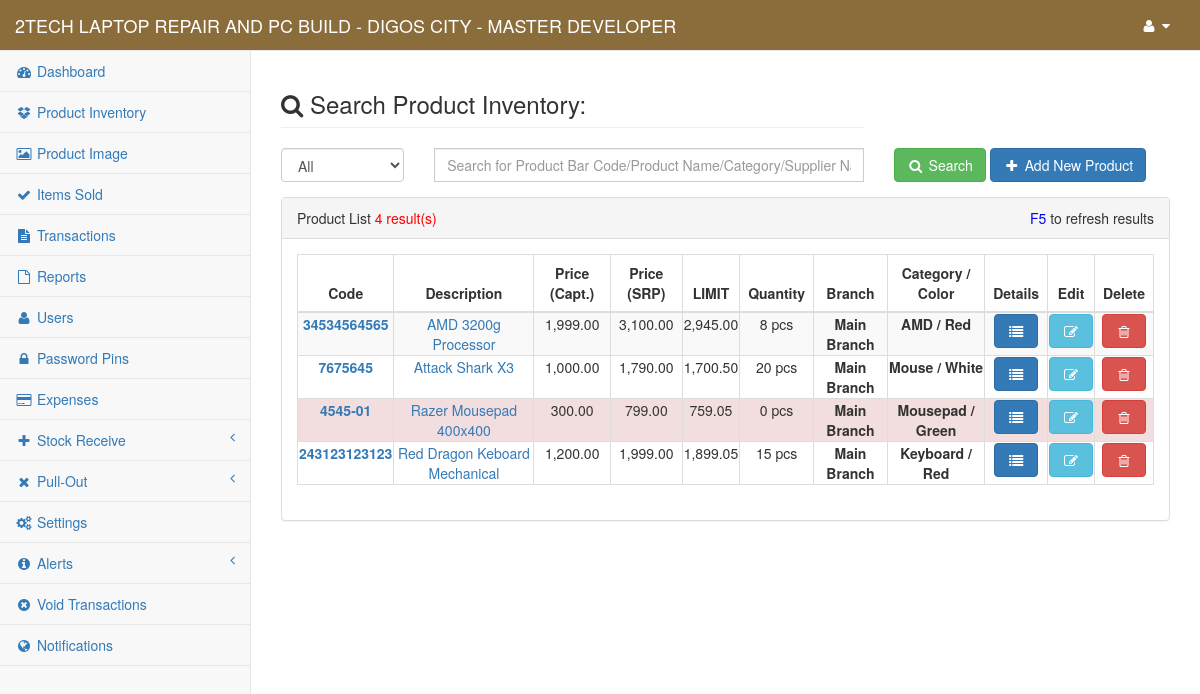
Page /content/admin/search_product.php (signed in) on the committed database.
### tables this page shows
CREATE TABLE `gy_my_project` (
  `gy_project` int(1) NOT NULL,
  `gy_project_name` text NOT NULL,
  `gy_project_address` text NOT NULL,
  `gy_system_title` text NOT NULL,
  `gy_year_origin` datetime NOT NULL
);

CREATE TABLE `gy_user` (
  `gy_user_id` int(10) NOT NULL,
  `gy_user_code` varchar(8) NOT NULL,
  `gy_full_name` varchar(255) NOT NULL,
  `gy_username` varchar(50) NOT NULL,
  `gy_password` varchar(100) NOT NULL,
  `gy_user_type` int(5) NOT NULL,
  `gy_user_status` int(1) NOT NULL,
  `gy_branch_id` int(11) NOT NULL
);

CREATE TABLE `gy_products` (
  `gy_product_id` int(11) NOT NULL,
  `gy_product_code` varchar(30) NOT NULL,
  `gy_convert_item_code` varchar(30) NOT NULL,
  `gy_convert_value` double NOT NULL,
  `gy_supplier_code` text NOT NULL,
  `gy_product_name` text NOT NULL,
  `gy_product_cat` varchar(100) NOT NULL,
  `gy_product_color` varchar(20) NOT NULL,
  `gy_product_image` text NOT NULL,
  `gy_product_desc` text NOT NULL,
  `gy_product_unit` text NOT NULL,
  `gy_product_price_cap` double NOT NULL,
  `gy_product_price_srp` double NOT NULL,
  `gy_product_quantity` double NOT NULL,
  `gy_product_discount_per` double NOT NULL,
  `gy_product_restock_limit` int(11) NOT NULL,
  `gy_product_date_restock` datetime NOT NULL,
  `gy_product_date_reg` datetime NOT NULL,
  `gy_product_update_date` datetime NOT NULL,
  `gy_added_by` int(11) NOT NULL,
  `gy_update_code` text NOT NULL,
  `gy_branch_id` int(11) NOT NULL
);

CREATE TABLE `gy_branch` (
  `gy_branch_id` int(11) NOT NULL,
  `gy_branch_name` text NOT NULL
);

### conf/my_project.php (called while the page is built, shortened)
<?php
	include 'conn.php';
	$find_my_data=$link->query("SELECT * From `gy_my_project` Where `gy_project`='1'");
	$my_project_detail=$find_my_data->fetch_array();
	$my_project_name = $my_project_detail['gy_project_name'];
?>

### content/admin/session.php (called while the page is built, shortened)
<?php
    $user_id = $_SESSION['fus_user_id'];
    $identify_user=$link->query("Select * From `gy_user` Where `gy_user_id`='$user_id'");
    $row=$identify_user->fetch_array();
    $user_info = $row['gy_full_name'];
?>

### content/admin/my_pagination_product.php (called while the page is built, shortened)
<?php
        $page_rows = $my_num_rows;
        $pagenum = 1;
        $limit = 'LIMIT ' .($pagenum - 1) * $page_rows .',' .$page_rows;
        $sql = $query_three." $limit";
        $query = mysqli_query($link, $sql);
?>

### conf/function.php (called while the page is built, shortened)
<?php
    function get_branch_name($branch_id){
        include("conn.php");
        $statement=$link->query("SELECT `gy_branch_name` From `gy_branch` Where `gy_branch_id`='$branch_id'");
        $row=$statement->fetch_array();
        $count=$statement->num_rows;
        if ($count > 0) {
            $result = $row['gy_branch_name'];
        }else{
            $result = "All";
        }
        return $result;
    }
?>

### content/admin/search_product.php (the view, shortened to what this page needs)
<?php
    include("../../conf/conn.php");
    include("../../conf/function.php");
    include("session.php");
    include("../../conf/my_project.php");
    $br = @$_GET['br'];
    $search_text = @$_GET['search_text'];
    if ($search_text == "mrcoffeex_only_space") {
         echo "
            <script>
                window.alert('White Spaces is not allowed!');
                window.location.href = 'products'
            </script>
         ";
    }else{
        $my_project_header_title = "Search Product Inventory: ".$search_text;
        $check_supplier=$link->query("Select * From `gy_supplier` Where `gy_supplier_name`='$search_text' Order By `gy_supplier_name` ASC");
        $count_check=$check_supplier->num_rows;
        $check_supp_row=$check_supplier->fetch_array();
        $my_supplier_code=$check_supp_row['gy_supplier_code'];
        if ($count_check > 0) {
            if ($br == 0) {
                $count_search_results=$link->query("Select * From `gy_products` Where `gy_supplier_code`='$my_supplier_code' AND CONCAT(`gy_product_name`,`gy_product_code`,`gy_product_desc`,`gy_supplier_code`,`gy_product_cat`,`gy_update_code`) LIKE '%$search_text%'");
                $search_count=$count_search_results->num_rows;
                $query_one = "Select * From `gy_products` Where `gy_supplier_code`='$my_supplier_code' AND CONCAT(`gy_product_name`,`gy_product_code`,`gy_product_desc`,`gy_supplier_code`,`gy_product_cat`,`gy_update_code`) LIKE '%$search_text%' Order By `gy_product_name`+0 ASC";
                $query_two = "Select COUNT(`gy_product_id`) From `gy_products` Where `gy_supplier_code`='$my_supplier_code' AND CONCAT(`gy_product_name`,`gy_product_code`,`gy_product_desc`,`gy_supplier_code`,`gy_product_cat`,`gy_update_code`) LIKE '%$search_text%' Order By `gy_product_name`+0 ASC";
                $query_three = "Select * From `gy_products` Where `gy_supplier_code`='$my_supplier_code' AND CONCAT(`gy_product_name`,`gy_product_code`,`gy_product_desc`,`gy_supplier_code`,`gy_product_cat`,`gy_update_code`) LIKE '%$search_text%' Order By `gy_product_name`+0 ASC ";
            }else{
                $count_search_results=$link->query("Select * From `gy_products` Where `gy_branch_id`='$br' AND `gy_supplier_code`='$my_supplier_code' AND CONCAT(`gy_product_name`,`gy_product_code`,`gy_product_desc`,`gy_supplier_code`,`gy_product_cat`,`gy_update_code`) LIKE '%$search_text%'");
                $search_count=$count_search_results->num_rows;
                $query_one = "Select * From `gy_products` Where `gy_branch_id`='$br' AND `gy_supplier_code`='$my_supplier_code' AND CONCAT(`gy_product_name`,`gy_product_code`,`gy_product_desc`,`gy_supplier_code`,`gy_product_cat`,`gy_update_code`) LIKE '%$search_text%' Order By `gy_product_name`+0 ASC";
                $query_two = "Select COUNT(`gy_product_id`) From `gy_products` Where `gy_branch_id`='$br' AND `gy_supplier_code`='$my_supplier_code' AND CONCAT(`gy_product_name`,`gy_product_code`,`gy_product_desc`,`gy_supplier_code`,`gy_product_cat`,`gy_update_code`) LIKE '%$search_text%' Order By `gy_product_name`+0 ASC";
                $query_three = "Select * From `gy_products` Where `gy_branch_id`='$br' AND `gy_supplier_code`='$my_supplier_code' AND CONCAT(`gy_product_name`,`gy_product_code`,`gy_product_desc`,`gy_supplier_code`,`gy_product_cat`,`gy_update_code`) LIKE '%$search_text%' Order By `gy_product_name`+0 ASC ";
            }
        }else{
            if ($br == 0) {
                $count_search_results=$link->query("Select * From `gy_products` Where CONCAT(`gy_product_name`,`gy_product_code`,`gy_product_desc`,`gy_supplier_code`,`gy_product_cat`,`gy_update_code`) LIKE '%$search_text%'");
                $search_count=$count_search_results->num_rows;
                $query_three = "Select * From `gy_products` Where CONCAT(`gy_product_name`,`gy_product_code`,`gy_product_desc`,`gy_supplier_code`,`gy_product_cat`,`gy_update_code`) LIKE '%$search_text%' Order By `gy_product_name` ASC ";
            }
        }
        $my_num_rows = 20;
        include 'my_pagination_product.php';
    }
?>
<!DOCTYPE html>
<html lang="en">
    <?php include 'head.php'; ?>
<body>
    <div id="wrapper">
        <?php include 'nav.php'; ?>
        <div id="page-wrapper">
            <div class="row">
                <div class="col-lg-8">
                    <h3 class="page-header"><i class="fa fa-search"></i> <?php echo $my_project_header_title; ?></h3>
                </div>
                <div class="col-lg-4">
                </div>
            </div>
            <div class="row">
                <div class="col-md-12">
                    <div class="row">
                        <form method="post" enctype="multipart/form-data" action="redirect_manager">
                        <div class="col-md-2">
                            <div class="form-group">
                                <select name="branch_product" class="form-control" required>
                                    <option value="0">All</option>
                                </select>
                            </div>
                        </div>
                        <div class="col-md-6">
                            <div class="form-group">
                                <input type="text" class="form-control" placeholder="Search for Product Bar Code/Product Name/Category/Supplier Name/Update Code ..." name="product_search" style="border-radius: 0px;" autofocus>
                            </div>
                        </div>
                        <div class="col-md-4">
                            <button type="submit" id="submit" class="btn btn-success"><i class="fa fa-search fa-fw"></i> Search</button>
                            <a href="add_product"><button type="button" class="btn btn-primary"><i class="fa fa-plus fa-fw"></i> Add New Product</button></a>
                        </div>
                        </form>
                    </div>
                    <div class="panel panel-default">
                        <div class="panel-heading">
                            Product List <span style="color: red;"><?= 0 + $search_count; ?> result(s)</span>
                            <span style="float: right;"> <span style="color: blue;">F5</span> to refresh results</span>
                        </div>
                        <div class="panel-body">
                            <div class="table-responsive">
                                <table class="table table-striped table-bordered table-hover">
                                    <thead>
                                        <tr>
                                            <th><center>Code</center></th>
                                            <th><center>Description</center></th>
                                            <th><center>Price (Capt.)</center></th>
                                            <th><center>Price (SRP)</center></th>
                                            <th><center>LIMIT</center></th>
                                            <th><center>Quantity</center></th>
                                            <th><center>Branch</center></th>
                                            <th><center>Category / Color</center></th>
                                            <th><center>Details</center></th>
                                            <th><center>Edit</center></th>
                                            <th><center>Delete</center></th>
                                        </tr>
                                    </thead>
                                    <tbody>
                                    <?php
                                        while ($product_row=$query->fetch_array()) {
                                            if ($product_row['gy_product_quantity'] <= $product_row['gy_product_restock_limit']) {
                                                $my_limit = "danger";
                                            }else{
                                                $my_limit = "default";
                                            }
                                    ?>
                                        <tr class="<?php echo $my_limit; ?>">
                                            <td style="font-weight: bold; padding: 1px;" title="click to show inventory ...">
                                                <center>
                                                    <a
                                                        href="history?cd=<?= $product_row['gy_product_code'] ?>"
                                                        onclick="window.open(this.href, 'mywin', 'left=20, top=20, width=1280, height=720, toolbar=1, resizable=0'); return false;"
                                                    >
                                                        <?= $product_row['gy_product_code'] ?>
                                                    </a>
                                                </center>
                                            </td>
                                            <td style="padding: 1px;" title="click to show photo ..."><center><a href="previewImage?productId=<?= $product_row['gy_product_id'] ?>" onclick="window.open(this.href, 'mywin', 'left=20, top=20, width=1280, height=720, toolbar=1, resizable=0'); return false;"><?php echo $product_row['gy_product_name']; ?></a></center></td>
                                            <td style="padding: 1px;"><center><?php echo number_format($product_row['gy_product_price_cap'],2); ?></center></td>
                                            <td style="padding: 1px;"><center><?php echo number_format($product_row['gy_product_price_srp'],2); ?></center></td>
                                            <td style="padding: 1px;"><center><?php echo number_format($product_row['gy_product_discount_per'],2); ?></center></td>
                                            <td style="padding: 1px;"><center><?php echo $product_row['gy_product_quantity']." ".$product_row['gy_product_unit']; ?></center></td>
                                            <td style="font-weight: bold; padding: 1px;"><center><?php echo get_branch_name($product_row['gy_branch_id']); ?></center></td>
                                            <td style="font-weight: bold; padding: 1px;"><center><?php echo $product_row['gy_product_cat']; ?> / <?php echo $product_row['gy_product_color']; ?></center></td>
                                            <td class="text-center" style="padding: 1px;">
                                                <a href="product_details?productId=<?= $product_row['gy_product_id']; ?>"
                                                    title="click to view sold history ..."
                                                    onclick="window.open(this.href, 'mywin', 'left=20, top=20, width=1280, height=720, toolbar=1, resizable=0'); return false;">
                                                    <button
                                                    type="button"
                                                    class="btn btn-primary"
                                                    title="click to see product details">
                                                        <i class="fa fa-list fa-fw"></i>
                                                    </button>
                                                </a>
                                            </td>
                                            <td style="padding: 1px;"><center><a href="edit_product?cd=<?php echo $product_row['gy_product_id']; ?>&pn=<?= $pagenum; ?>&br=<?= $br; ?>&search_text=<?php echo $search_text; ?>&s_type=search"><button type="button" class="btn btn-info" title="click to edit product details"><i class="fa fa-edit fa-fw"></i></button></a></center></td>
                                            <td style="padding: 1px;"><center><button type="button" class="btn btn-danger" title="click to delete product" data-target="#delete_<?php echo $product_row['gy_product_id']; ?>" data-toggle="modal"><i class="fa fa-trash-o fa-fw"></i></button></center></td>
                                        </tr>
                                    <?php } ?>
                                    </tbody>
                                </table>
                            </div>
                        </div>
                    </div>
                </div>
            </div>
            <div class="row">
                <div class="col-md-12">
                    <div class="text-center">
                    </div>
                 </div>
            </div>
        </div>
    </div>
</body>
</html>

### content/admin/nav.php (shortened to what this page needs)
<nav class="navbar navbar-default navbar-static-top" role="navigation" style="margin-bottom: 0; background-color: #8a6d3b; color: #fff;">
    <div class="navbar-header">
        <a class="navbar-brand" href="index"><span style="text-transform: uppercase; color: #fff;"><?php echo $my_project_name; ?> <?php echo $my_project_title; ?> - <?php echo $user_info ?></span></a>
    </div>
    <div class="full-right">
    <ul class="nav navbar-top-links navbar-right">
        <li class="dropdown">
            <a class="dropdown-toggle" data-toggle="dropdown" id="navi" href="#">
                <i class="fa fa-user fa-fw"></i>  <i class="fa fa-caret-down"></i>
            </a>
        </li>
    </ul>
    </div>
        <?php include("side-panel.php"); ?>
</nav>

### content/admin/nav.php (style rules this page uses)
#navi { color: #fff; }

### rows in the picture
gy_my_project: gy_project_name "2TECH LAPTOP REPAIR AND PC BUILD - DIGOS CITY"
gy_user: gy_full_name "MASTER DEVELOPER"
gy_products: gy_product_code "34534564565", gy_product_name "AMD 3200g Processor", gy_product_price_cap "1,999.00", gy_product_price_srp "3,100.00", gy_product_discount_per "2,945.00", gy_product_quantity "8", gy_product_unit "pcs", gy_branch.gy_branch_name "Main Branch", gy_product_cat "AMD", gy_product_color "Red"
gy_products: gy_product_code "7675645", gy_product_name "Attack Shark X3", gy_product_price_cap "1,000.00", gy_product_price_srp "1,790.00", gy_product_discount_per "1,700.50", gy_product_quantity "20", gy_product_unit "pcs", gy_branch.gy_branch_name "Main Branch", gy_product_cat "Mouse", gy_product_color "White"
gy_products: gy_product_code "4545-01", gy_product_name "Razer Mousepad 400x400", gy_product_price_cap "300.00", gy_product_price_srp "799.00", gy_product_discount_per "759.05", gy_product_quantity "0", gy_product_unit "pcs", gy_branch.gy_branch_name "Main Branch", gy_product_cat "Mousepad", gy_product_color "Green"
gy_products: gy_product_code "243123123123", $product_row['gy_product_id'] 1 (drawn), gy_product_name "Red Dragon Keboard Mechanical", gy_product_price_cap "1,200.00", gy_product_price_srp "1,999.00", gy_product_discount_per "1,899.05", gy_product_quantity "15", gy_product_unit "pcs", gy_branch.gy_branch_name "Main Branch", gy_product_cat "Keyboard", gy_product_color "Red"

### other values in the picture
$my_project_header_title "Search Product Inventory:"
0 + $search_count "4"
